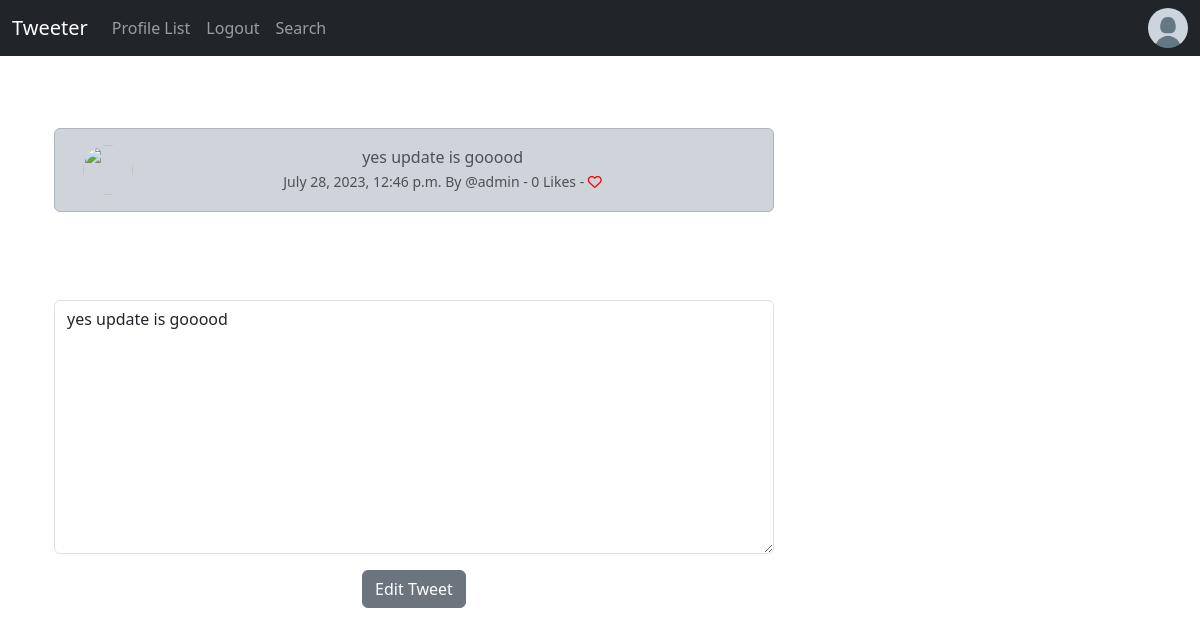
The app's page /edit/7/ (signed in) with its own data.
### tweeter/models.py (models this page shows, shortened)
class Tweet(models.Model):
    user = models.ForeignKey(User, related_name="tweets", on_delete=models.CASCADE)
    body = models.CharField(max_length=280)
    created_at = models.DateTimeField(auto_now_add=True)
    likes = models.ManyToManyField(User, related_name="tweet_likes", blank=True)
    comments = models.ManyToManyField("Comment", related_name="tweet_comments", blank=True)
    text = models.CharField(max_length=280, default='')
    def number_of_likes(self):
        return self.likes.count()

### tweeter/views.py (the view, shortened to what this page needs)
# urls.py: path('edit/<int:pk>/', TweetEditView.as_view(), name='edit_tweet'),
class TweetEditView(LoginRequiredMixin, UserPassesTestMixin, UpdateView):
    model = Tweet
    form_class = TweetForm
    template_name = 'edit_tweet.html'
    def test_func(self):
        tweet = self.get_object()
        return self.request.user == tweet.user

### tweeter/forms.py
class TweetForm(forms.ModelForm):
    body = forms.CharField(
        required=True,
        widget=forms.widgets.Textarea(
            attrs={
                "placeholder": "Enter Your Tweet! ",
                "class": "form-control",
            }
        ),
        label="",
    )
    def __init__(self, *args, **kwargs):
        user_profile = kwargs.pop('userprofile', None)
        admin_profile = kwargs.pop('adminprofile', None)
        super().__init__(*args, **kwargs)
        if user_profile:
            self.fields['body'].widget.attrs.update({'placeholder': 'What\'s happening?'})
        elif admin_profile:
            self.fields['body'].widget.attrs.update({'placeholder': 'Post an announcement'})
    class Meta:
        model = Tweet
        fields = ('body',)
        widgets = {
            'body': forms.Textarea(attrs={'rows': 3}),
        }

### tweeter/templates/edit_tweet.html (shortened to what this page needs)
{% extends 'base.html' %}
{% load static %}
{% block content %}
    <div class="container text-center">
        <div class="row">
            <div class="col-8">
<br/>
        <div class="alert alert-dark" role="alert">
<div class="container">
    <div class="row">
        <div class="col-1">
            {% if Tweet.user.profile.profile_img %}
            <img src="{{ Tweet.user.rofile.profile_image.url }}"
            width="50px" height"50" class="rounded-circle ">
            {% else %}
            <img style="width: 50px; height: 50px; border-radius: 50% ;"
            src="{{ profile.profile_image.url  }}">
            {% endif %}
        </div>
        <div class="col-11">
            {{ tweet.body }}<br/>
            <small class="text-muted">
                {{ tweet.created_at}} By
                @{{tweet.user.username}}
                - {{ tweet.number_of_likes }} Likes -
                {% if user in tweet.likes.all  %}
                <a href="{% url 'tweet_like' tweet.id %}">
                 <i class="fa-solid fa-heart" style="color:red;"></i>
                </a>
                {% else %}
                <a href="{% url 'tweet_like' tweet.id %}">
                 <i class="fa fa-heart-o" style="color:red;"></i>
                </a>
                {% endif %}
            </small>
        </div><br/><br/>
            </div>
        </div>
    </div>
    <br/><br/><br/>
{% if form %}
<form method = POST>
    {{ form.as_p }}
    <button type="submit" class="btn btn-secondary"> Edit Tweet</button>
</form>
{% endif %}
</div>
{% endblock %}

### records on screen
Tweet: body "yes update is gooood", created_at "July 28, 2023, 12:46 p.m.", user.username "admin", number_of_likes "0"
